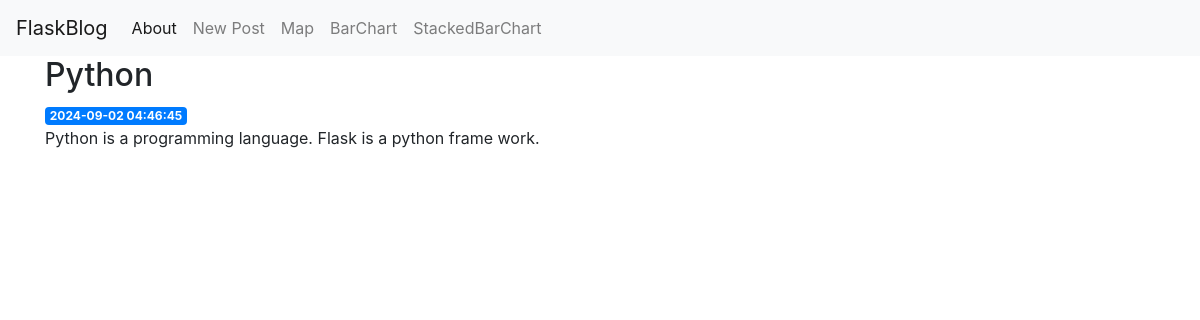
The page /5 on the database its author committed.
### tables this page shows
CREATE TABLE posts (
    id INTEGER PRIMARY KEY AUTOINCREMENT,
    created TIMESTAMP NOT NULL DEFAULT CURRENT_TIMESTAMP,
    title TEXT NOT NULL,
    content TEXT NOT NULL
);

### app.py (the view)
@app.route("/<int:post_id>")
def post(post_id):
    post = get_post(post_id)
    return render_template("post.html", post=post)

### app.py (called while the page is built)
def get_db_connection():
    conn = sqlite3.connect("database.db")
    conn.row_factory = sqlite3.Row
    return conn

def get_post(post_id):
    conn = get_db_connection()
    post = conn.execute("SELECT * FROM posts WHERE id = ?", (post_id,)).fetchone()
    conn.close()
    if post is None:
        abort(404)
    return post

### templates/post.html
{% extends 'base.html' %} {% block content %}
<h2>{% block title %} {{ post['title'] }} {% endblock %}</h2>
<span class="badge badge-primary">{{ post['created'] }}</span>
<p>{{ post['content'] }}</p>
{% endblock %}

### rows shown on the page
posts: title "Python", created "2024-09-02 04:46:45", content "Python is a programming language. Flask is a python frame work."
